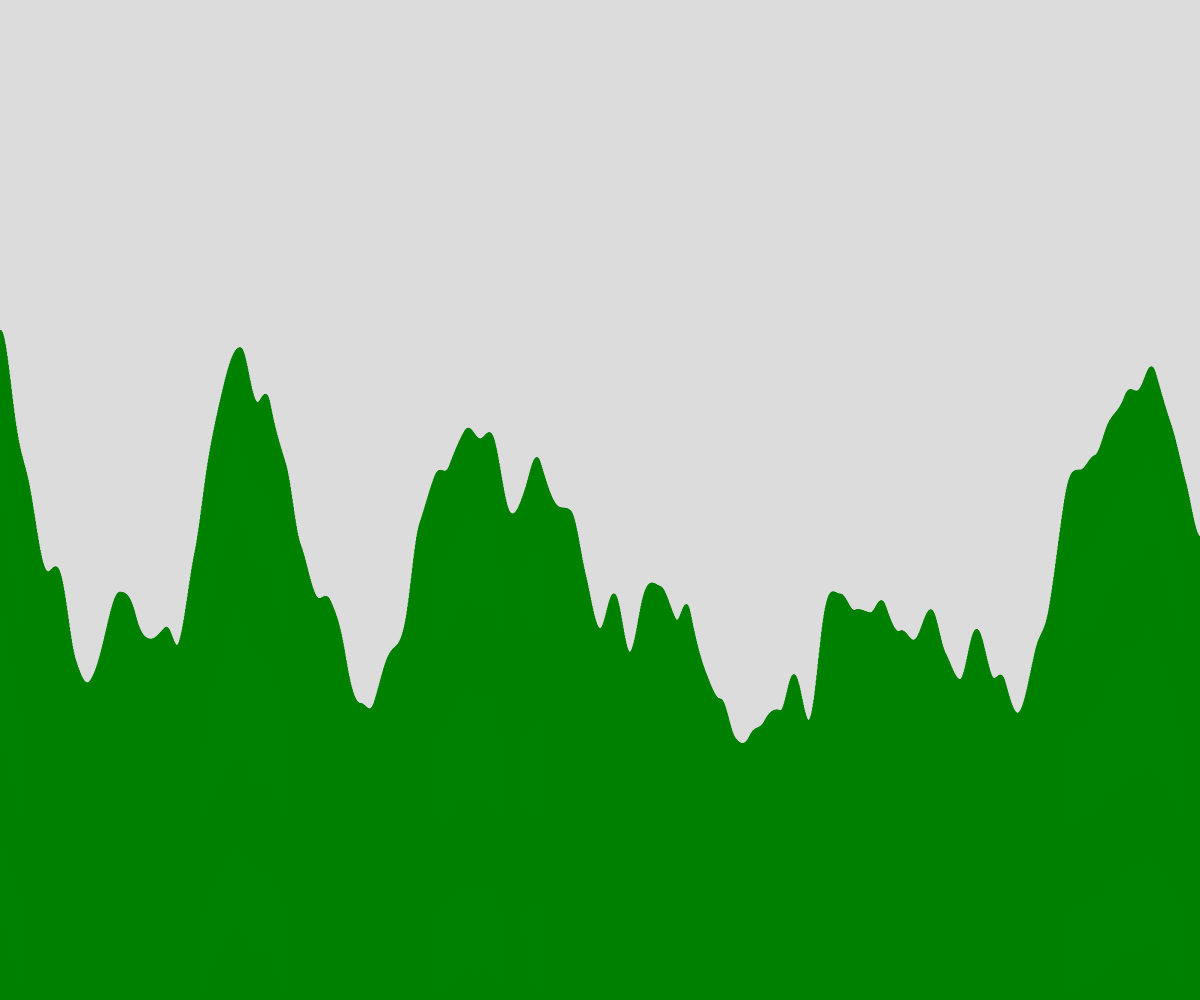
Frame 1 (no input)
Frame 60 (no input): identical to frame 1, image omitted
Frame 120 (the mouse pressed at the canvas centre since frame 60): identical to frame 1, image omitted

The p5.js sketch that drew this single still picture (run headless with seeded random() and noise() and a simulated clock; from frame 60 on, the mouse is pressed at the canvas centre):

// p5.js sketch
// ── sketch.js
// Project Title
// Your Name
// Date
//
// Extra for Experts:
// - describe what you did to take this project "above and beyond"


let terrian = [];
const NUMBER_OF_RECTS = 2000;

function setup() {
  createCanvas(windowWidth, windowHeight);
  generateTerrian();
}

function draw() {
  background(220);
  fill("green");
  stroke("green");

  for (let theRect of terrian){
    rect(theRect.x, theRect.y, theRect.w, theRect.h);
  }
}

function generateTerrian() {
  let thewidth = width/NUMBER_OF_RECTS;
  let time = 0;
  let deltaTime = 0.005;
  for (let i = 0; i< NUMBER_OF_RECTS; i++) {
    let theHeight = noise(time) * height;
    let someRect = spawnRect(thewidth*i, thewidth, theHeight);
    terrian.push(someRect);     
    time += deltaTime; 
  }

};


function spawnRect(leftSide, rectWidth, rectHeight){
  let theRect = {
    x: leftSide,
    y: height - rectHeight,
    w: rectWidth,
    h: rectHeight,
  };

  return theRect;
}
